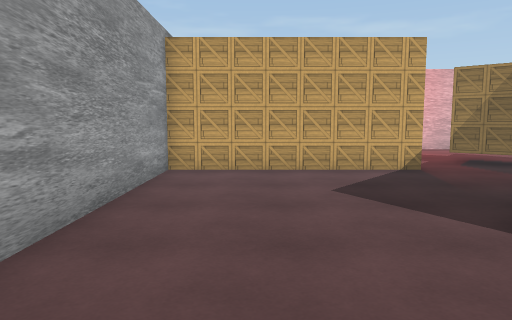
[1] (above)

16 first-person views from a walk through a 3-D level made in the Unity game engine. The camera is 1.4 m above the floor, tilts 6° down and sees 70° across. The floor is counted in squares, 1 m on a side. Each view is taken from the middle of a square. On the plan, view 1 faces up. The plan holds only what a view shows up to about 16 squares ahead; the rest is blank. The player character is not drawn. Some animated figures are left out. Some surface patterns are stand-ins.

[2]
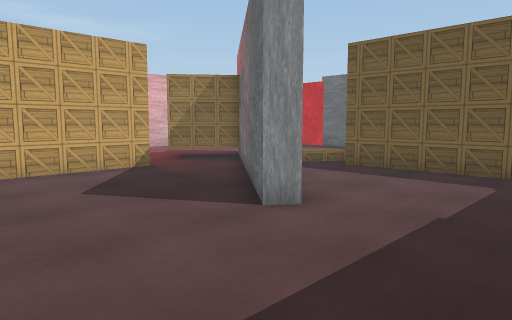

[3]
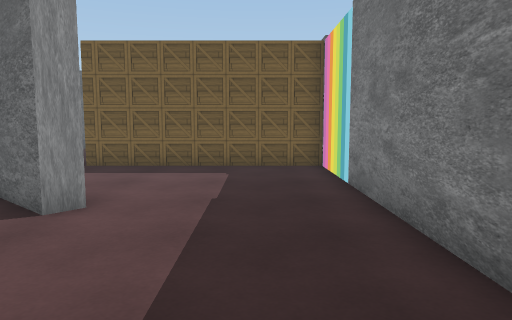

[4]
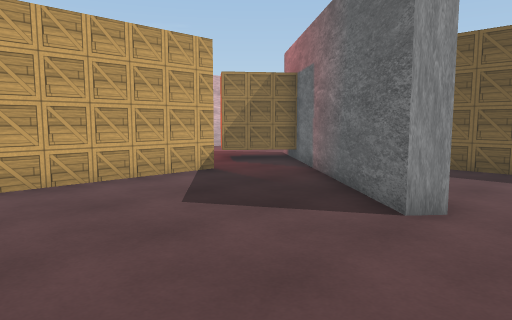

[5]
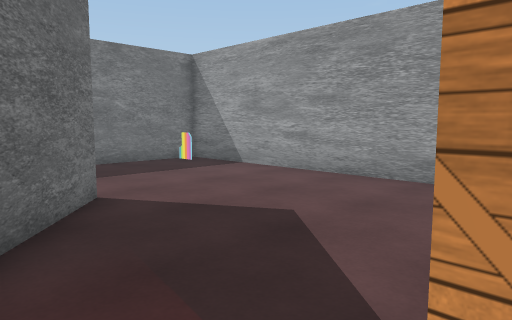

[6]
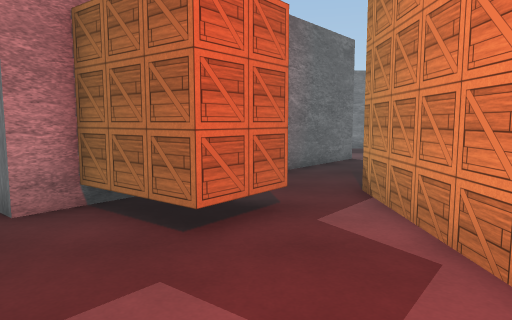

[7]
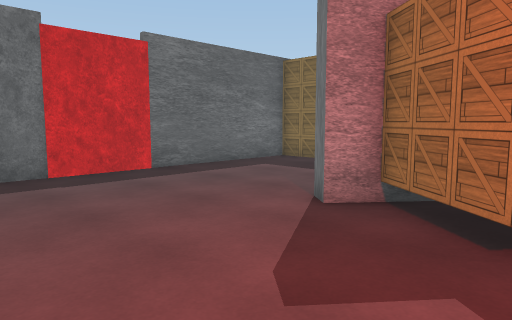

[8]
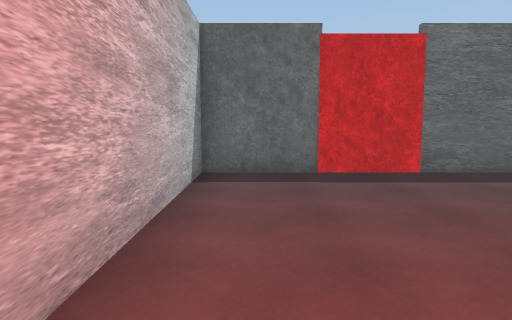

[9]
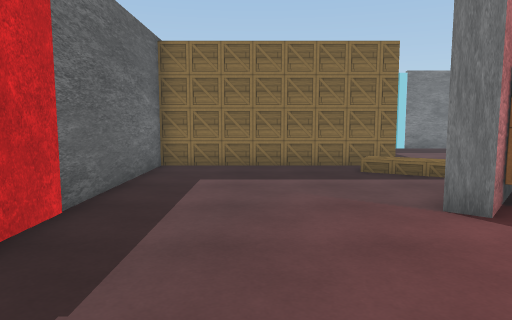

[10]
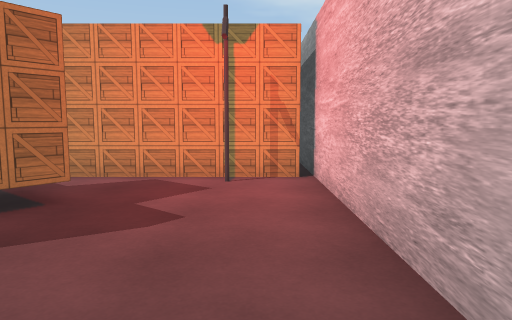

[11]
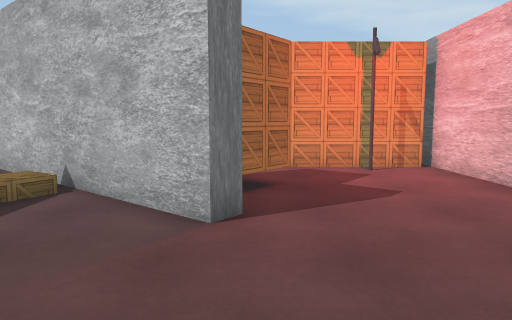

[12]
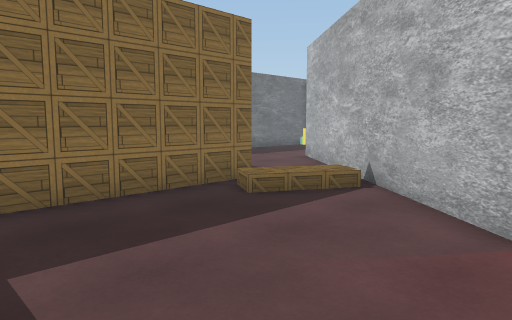

[13]
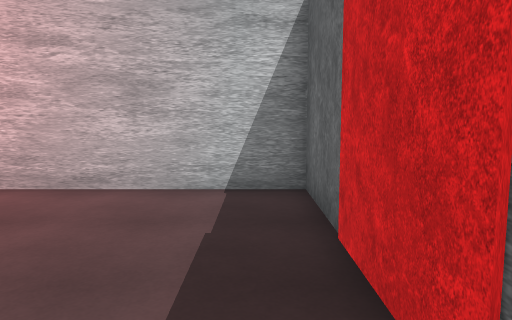

[14]
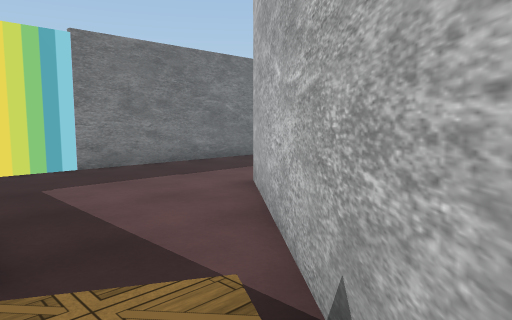

[15]
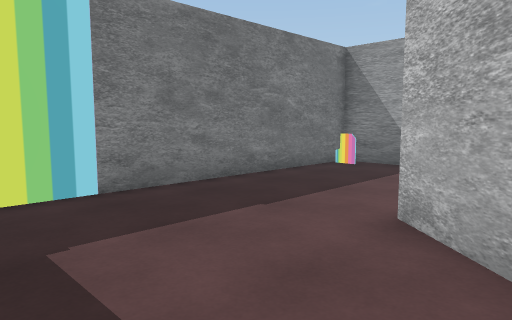

[16]
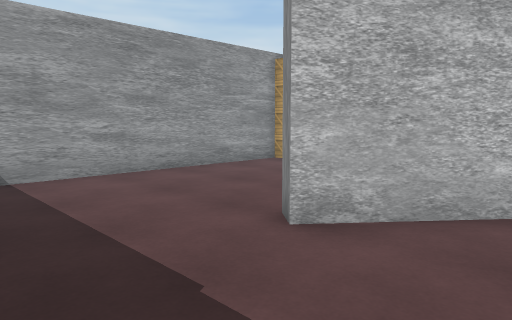

### Floor plan
Ten units are one square. View 1 is at (0, 0); x grows to the right and y downward. Boxes are objects, and circles mark ways between rooms. Rooms are numbered by the first view taken in them; rooms with no view inside come last. Other rooms are left out.
<svg viewBox="-31 -190 206 206">
<path fill="none" stroke="#000" d="M39 -38 34 -42 72 -88M48 -106 -26 -106 -26 11 96 11 96 -54M-18 1 -18 10M72 -88 106 -128 111 -124 39 -38M96 -54 96 -64 170 -64 170 -185 18 -185M48 -181 48 -106"/>
<rect x="65" y="-145" width="30" height="40" fill="#bbb"><title>box</title></rect>
<circle cx="60" cy="-100" r="3" fill="#2a7"/>
<circle cx="70" cy="-48" r="3" fill="#2a7"/>
<text x="30" y="-50">1</text>
<text x="110" y="-130">2</text>
</svg>
Room 1 opens to room 2.

Where each view was taken, in squares from view 1:
view 1: 0 up, 0 right, facing up
view 2: 0 up, 1 left, facing up-right
view 3: 1 up, 2 left, facing right
view 4: 2 up, 2 left, facing up-right
view 5: 11 up, 6 right, facing down-left
view 6: 18 up, 7 right, facing down
view 7: 18 up, 7 right, facing down-right
view 8: 17 up, 7 right, facing right
view 9: 18 up, 14 right, facing down
view 10: 17 up, 14 right, facing left
view 11: 13 up, 16 right, facing left
view 12: 13 up, 16 right, facing down-left
view 13: 11 up, 16 right, facing up
view 14: 10 up, 10 right, facing down-left
view 15: 6 up, 9 right, facing down-left
view 16: 0 up, 7 right, facing up-left
